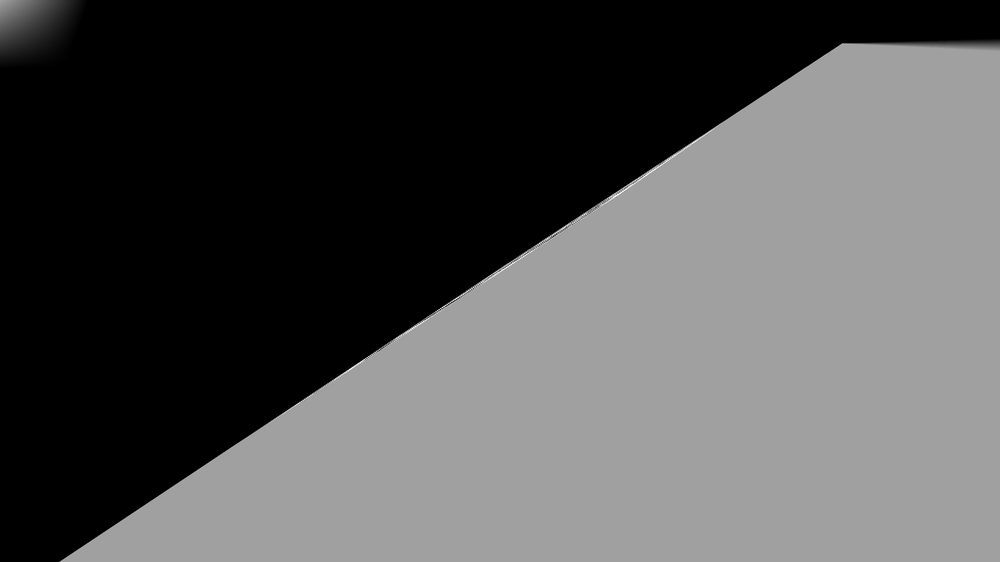
#> input picture Lab_2/HomographyEstimation-master/Results/RANSAC/Affine/00_to_01_Affine.png, 1000 x 562 px, shrunk from 1920 x 1080 before the run, given in place of 00.png, which was not available
$ python homography3.py
#> lines starting #> are read from the running program, lines starting #| are printed output that depends on the picture; pictures that were not available may be replaced by others from this repository, and a replacement may not be noted
# -*- coding: utf-8 -*-
"""
Created on Fri Nov 19 13:24:27 2021

@author: vasil

CODE FOR PART 3 - RANSAC
"""

import cv2
import numpy as np
import getopt
import sys
import random
import scipy.io
from skimage.morphology import binary_dilation
from skimage import io

#
# Read in an image file, errors out if we can't find the file
#
def readImage(filename):
#> called with filename = './DataSet01/00.png'
    img = cv2.imread(filename, 0)
#> img is the input picture: shape (562, 1000); min 0, max 255, mean 81.7
    if img is None:
        print('Invalid image:' + filename)
        return None
    else:
        print('Image successfully read...')
        return img

def _center_and_normalize_points(points):
    n, d = points.shape
    centroid = np.mean(points, axis=0)

    centered = points - centroid
    rms = np.sqrt(np.sum(centered ** 2) / n)

    if rms == 0:
        return np.full((d + 1, d + 1), np.nan), np.full_like(points, np.nan)

    norm_factor = np.sqrt(d) / rms

    part_matrix = norm_factor * np.concatenate(
            (np.eye(d), -centroid[:, np.newaxis]), axis=1
            )
    matrix = np.concatenate(
            (part_matrix, [[0,] * d + [1]]), axis=0
            )

    points_h = np.row_stack([points.T, np.ones(n)])

    new_points_h = (matrix @ points_h).T

    new_points = new_points_h[:, :d]
    new_points /= new_points_h[:, d:]

    return matrix, new_points

# This draws matches and optionally a set of inliers in a different color
def drawMatches(img1, kp1, img2, kp2, matches, inliers = None):
    # Create a new output image that concatenates the two images together
    rows1 = img1.shape[0]
    cols1 = img1.shape[1]
    rows2 = img2.shape[0]
    cols2 = img2.shape[1]

    out = np.zeros((max([rows1,rows2]),cols1+cols2,3), dtype='uint8')

    # Place the first image to the left
    out[:rows1,:cols1,:] = np.dstack([img1, img1, img1])

    # Place the next image to the right of it
    out[:rows2,cols1:cols1+cols2,:] = np.dstack([img2, img2, img2])

    # For each pair of points we have between both images
    # draw circles, then connect a line between them
    for mat in matches:

        # Get the matching keypoints for each of the images
        img1_idx = mat.queryIdx
        img2_idx = mat.trainIdx

        # x - columns, y - rows
        (x1,y1) = kp1[img1_idx].pt
        (x2,y2) = kp2[img2_idx].pt

        inlier = False

        if inliers is not None:
            for i in inliers:
                if i.item(0) == x1 and i.item(1) == y1 and i.item(2) == x2 and i.item(3) == y2:
                    inlier = True

        # Draw a small circle at both co-ordinates
        cv2.circle(out, (int(x1),int(y1)), 4, (255, 0, 0), 1)
        cv2.circle(out, (int(x2)+cols1,int(y2)), 4, (255, 0, 0), 1)

        # Draw a line in between the two points, draw inliers if we have them
        if inliers is not None and inlier:
            cv2.line(out, (int(x1),int(y1)), (int(x2)+cols1,int(y2)), (0, 255, 0), 1)
        elif inliers is not None:
            cv2.line(out, (int(x1),int(y1)), (int(x2)+cols1,int(y2)), (0, 0, 255), 1)

        if inliers is None:
            cv2.line(out, (int(x1),int(y1)), (int(x2)+cols1,int(y2)), (255, 0, 0), 1)

    return out

#
# Runs sift algorithm to find features
#
def findFeatures(img):
    print("Finding Features...")
    sift = cv2.SIFT_create()

    keypoints, descriptors = sift.detectAndCompute(img, None)

    img = cv2.drawKeypoints(img, keypoints,img)
    cv2.imwrite('sift_keypoints.png', img)

    return keypoints, descriptors

#
# Matches features given a list of keypoints, descriptors, and images
#
def matchFeatures(kp1, kp2, desc1, desc2, img1, img2):
    print("Matching Features...")
    matcher = cv2.BFMatcher(cv2.NORM_L2, True)
    matches = matcher.match(desc1, desc2)
    matchImg = drawMatches(img1,kp1,img2,kp2,matches)
    cv2.imwrite('Matches.png', matchImg)
    return matches


#
# Computers a homography from 4-correspondences
#
def computeHomography(matches, model):
    #loop through correspondences and create assemble matrix
    aList = []
    if (model == 'Euclidean'):
        src = np.array(matches)[:,0:2]
        dst = np.array(matches)[:,2:4]
        num = src.shape[0]
        dim = src.shape[1]

        # Compute mean of src and dst.
        src_mean = src.mean(axis=0)
        dst_mean = dst.mean(axis=0)

        # Subtract mean from src and dst.
        src_demean = src - src_mean
        dst_demean = dst - dst_mean

        A = dst_demean.T @ src_demean / num

        A = dst.T @ src

        d = np.ones((dim,), dtype=np.double)
        if np.linalg.det(A) < 0:
            d[dim - 1] = -1

        h = np.eye(dim + 1, dtype=np.double)

        U, S, V = np.linalg.svd(A)

        rank = np.linalg.matrix_rank(A)

        # Computing the Rotation Matrix
        if rank == 0:
            return np.nan * h
        elif rank == dim - 1:
            if np.linalg.det(U) * np.linalg.det(V) > 0:
                h[:dim, :dim] = U @ V
            else:
                s = d[dim - 1]
                d[dim - 1] = -1
                h[:dim, :dim] = U @ np.diag(d) @ V
                d[dim - 1] = s
        else:
            h[:dim, :dim] = U @ np.diag(d) @ V

        # Getting the Transaltion Terms
        h[:dim, dim] = dst_mean - (h[:dim, :dim] @ src_mean.T)
        return h

    elif (model == 'Similarity'):
        src = np.array(matches)[:,0:2]
        dst = np.array(matches)[:,2:4]
        num = src.shape[0]
        dim = src.shape[1]

        # Compute mean of src and dst.
        src_mean = src.mean(axis=0)
        dst_mean = dst.mean(axis=0)

        # Subtract mean from src and dst.
        src_demean = src - src_mean
        dst_demean = dst - dst_mean

        A = dst_demean.T @ src_demean / num

        d = np.ones((dim,), dtype=np.double)
        if np.linalg.det(A) < 0:
            d[dim - 1] = -1

        h = np.eye(dim + 1, dtype=np.double)

        U, S, V = np.linalg.svd(A)

        rank = np.linalg.matrix_rank(A)
        # Computing the Rotation Matrix
        if rank == 0:
            return np.nan * h
        elif rank == dim - 1:
            if np.linalg.det(U) * np.linalg.det(V) > 0:
                h[:dim, :dim] = U @ V
            else:
                s = d[dim - 1]
                d[dim - 1] = -1
                h[:dim, :dim] = U @ np.diag(d) @ V
                d[dim - 1] = s
        else:
            h[:dim, :dim] = U @ np.diag(d) @ V

        # Getting the Scale
        scale = 1.0 / src_demean.var(axis=0).sum() * (S @ d)

        # Getting the Transaltion Terms
        h[:dim, dim] = dst_mean - scale * (h[:dim, :dim] @ src_mean.T)
        h[:dim, :dim] *= scale
        return h
    elif (model == 'Affine'):
        for corr in matches:
            p1 = np.matrix([corr.item(0), corr.item(1), 1]) # first point of the correspondence
            p2 = np.matrix([corr.item(2), corr.item(3), 1]) # second point of the correspondence

            a2 = [0, 0, 0, -p2.item(2) * p1.item(0), -p2.item(2) * p1.item(1), -p2.item(2) * p1.item(2),
                  0, 0,p2.item(1) * p1.item(2)]
            a1 = [-p2.item(2) * p1.item(0), -p2.item(2) * p1.item(1), -p2.item(2) * p1.item(2), 0, 0, 0,
                  0, 0, p2.item(0) * p1.item(2)]
            aList.append(a1)
            aList.append(a2)

        matrixA = np.matrix(aList)

        #svd composition
        u, s, v = np.linalg.svd(matrixA)

        #reshape the min singular value into a 3 by 3 matrix
        # h = np.reshape(v[8], (3, 3)) # getting the least important eigenvalue vector
        h = np.reshape(v[6], (3, 3)) # getting the least important eigenvalue vector

        #normalize and now we have h
        h = (1/h.item(8)) * h
        return h

    elif (model == 'Projection'):
        for corr in matches:

            p1 = np.matrix([corr.item(0), corr.item(1), 1]) # first point of the correspondence
            p2 = np.matrix([corr.item(2), corr.item(3), 1]) # second point of the correspondence

            a2 = [0, 0, 0, -p2.item(2) * p1.item(0), -p2.item(2) * p1.item(1), -p2.item(2) * p1.item(2),
                  p2.item(1) * p1.item(0), p2.item(1) * p1.item(1), p2.item(1) * p1.item(2)]
            a1 = [-p2.item(2) * p1.item(0), -p2.item(2) * p1.item(1), -p2.item(2) * p1.item(2), 0, 0, 0,
                  p2.item(0) * p1.item(0), p2.item(0) * p1.item(1), p2.item(0) * p1.item(2)]
            aList.append(a1)
            aList.append(a2)

        matrixA = np.matrix(aList)

        #svd composition
        u, s, v = np.linalg.svd(matrixA)

        #reshape the min singular value into a 3 by 3 matrix
        h = np.reshape(v[8], (3, 3)) # getting the least important eigenvalue vector
        # 8 because it's the last in the v vector, the least imporant

        #normalize and now we have h
        h = (1/h.item(8)) * h
        return h

def geometricDistance(correspondence, h):

    p1 = np.transpose(np.matrix([correspondence[0].item(0), correspondence[0].item(1), 1]))
    estimatep2 = np.dot(h, p1)
    estimatep2 = (1/estimatep2.item(2))*estimatep2

    p2 = np.transpose(np.matrix([correspondence[0].item(2), correspondence[0].item(3), 1]))
    error = p2 - estimatep2
    return np.linalg.norm(error)

def computeHomographyRANSAC(corr, thresh, model):
    maxInliers = []
    finalH = None
    for i in range(1000):
        #find 4 random points to calculate a homography
        corr1 = corr[random.randrange(0, len(corr))]
        corr2 = corr[random.randrange(0, len(corr))]
        randomFour = np.vstack((corr1, corr2))
        corr3 = corr[random.randrange(0, len(corr))]
        randomFour = np.vstack((randomFour, corr3))
        corr4 = corr[random.randrange(0, len(corr))]
        randomFour = np.vstack((randomFour, corr4))

        #call the homography function on those points
        h = computeHomography(randomFour, model)
        inliers = []

        for i in range(len(corr)):
            d = geometricDistance(corr[i], h)
            if d < 5:
                inliers.append(corr[i])

        if len(inliers) > len(maxInliers):
            maxInliers = inliers
            finalH = h
        print("Corr size: ", len(corr), " NumInliers: ", len(inliers), "Max inliers: ", len(maxInliers))

        if len(maxInliers) > (len(corr)*thresh):
            break
    return finalH, maxInliers

def keyPointMask(img,kp):
    KP=[] # cv2 keypoint format
    for y,x in kp:
        KP.append(cv2.KeyPoint(y,x,100))
    return KP

def reProjErr(corrs, h):
    p1reg = cv2.warpPerspective(corrs[:,0:2],h,corrs[:,0:2].shape)
    hinv = np.linalg.inv(finalH)/np.linalg.inv(h)[2,2]
    p2reg = cv2.warpPerspective(corrs[:,2:4],hinv,corrs[:,2:4].shape)

    p1reg_dist = np.linalg.norm(corrs[:,2:4].T-p1reg)
    p2reg_dist = np.linalg.norm(corrs[:,0:2].T-p2reg)

    return p1reg_dist, p2reg_dist

estimation_thresh = 0.6

p1reg_dist = []
p2reg_dist = []

for im1 in ['00']:
    for im2 in ['01','02','03']:
        if im1 != im2:
            img1name = "./DataSet01/{}.png".format(im1)
            img2name = "./DataSet01/{}.png" .format(im2)

            print("Image 1 Name: " + img1name)
            print("Image 2 Name: " + img2name)

            #query image
            img1 = readImage(img1name)
            #train image
            img2 = readImage(img2name)
#> call 2 of readImage, with filename = './DataSet01/01.png'
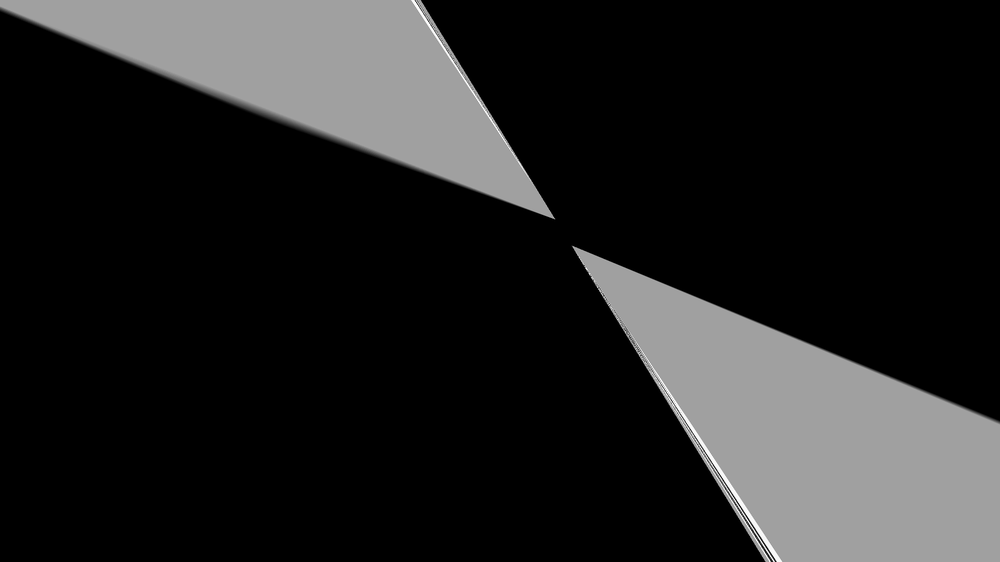
#> input picture Lab_2/HomographyEstimation-master/Results/RANSAC/Affine/00_to_02_Affine.png, 1000 x 562 px, shrunk from 1920 x 1080 before the run, given in place of 01.png, which was not available
#> in readImage, img is the input picture: shape (562, 1000); min 0, max 255, mean 33.4
            rows,cols = img1.shape
#> rows = 562; cols = 1000


            # Step 2
            correspondenceList = []
            for mode in ['Euclidean', 'Similarity', 'Affine', 'Projection']:
                correspondenceList = []
                if img1 is not None and img2 is not None:

                    KP1, desc1 = findFeatures(img1)
                    KP2, desc2 = findFeatures(img2)

                    print ("Found keypoints in " + img1name + ": " + str(len(KP1)))
                    print ("Found keypoints in " + img2name + ": " + str(len(KP2)))
                    keypoints = [KP1,KP2]
                    matches = matchFeatures(KP1, KP2, desc1, desc2, img1, img2)

                    for match in matches:
                        (x1, y1) = keypoints[0][match.queryIdx].pt
                        (x2, y2) = keypoints[1][match.trainIdx].pt
                        correspondenceList.append([x1, y1, x2, y2])

                    corrs = np.matrix(correspondenceList)

                    # #run computeHomography algorithm
                    finalH, inliers = computeHomographyRANSAC(corrs, estimation_thresh, mode)
                    print ("Final homography: ", finalH)

                    # Reprojection Error
                    invH = np.linalg.inv(finalH)/np.linalg.inv(finalH)[2,2]
                    R = []
                    for corr in correspondenceList:
                        # print (corr) # y1-corr[0] x1-corr[1] y2-corr[2] x2-corr[3]
                        a = corr[1] - np.divide(finalH[0,0]*corr[3]+finalH[0,1]*corr[2]+finalH[0,2],
                                                finalH[2,0]*corr[3]+finalH[2,1]*corr[2]+1)
                        b = corr[0] - np.divide(finalH[1,0]*corr[3]+finalH[1,1]*corr[2]+finalH[1,2],
                                                finalH[2,0]*corr[3]+finalH[2,1]*corr[2]+1)
                        c = corr[3] - np.divide(invH[0,0]*corr[1]+invH[0,1]*corr[0]+invH[0,2],
                                                invH[2,0]*corr[1]+invH[2,1]*corr[0]+1)
                        d = corr[2] - np.divide(invH[1,0]*corr[1]+invH[1,1]*corr[0]+invH[1,2],
                                                invH[2,0]*corr[1]+invH[2,1]*corr[0]+1)
                        R.append(np.array([a,b,c,d]))

                    R_arr = np.array(R)
                    R_arr = R_arr.reshape([R_arr.shape[0]*R_arr.shape[1],1])
                    Ere = np.inner(np.array(R),np.array(R))/len(R)
                    Ere = np.dot(R_arr.T,R_arr)/len(R)
                    print ("Final inliers count: ", len(inliers))

                    matchImg = drawMatches(img1,KP1,img2,KP2,matches,inliers)
                    cv2.imwrite('./Results/RANSAC/{}/InlierMatches_{}_to_{}_{}.png'.format(mode,im1,im2,mode), matchImg)

                    f = open('./Results/RANSAC/{}/homography_{}_to_{}_{}.txt'.format(mode,im1,im2,mode), 'w')
                    f.write("Final homography: \n" + str(finalH)+"\n")
                    f.write("Final inliers count: " + str(len(inliers)))
                    f.close()


                    # Actually registering the image
                    dst = cv2.warpPerspective(img1,finalH,(cols,rows))


                    io.imsave('./Results/RANSAC/{}/{}_to_{}_{}.png'.format(mode,im1,im2,mode), dst)

                    f = open('./Results/RANSAC/{},homography_{}_to_{}_{}.txt'.format(mode,im1,im2,mode), 'w')
                    f.write("Final homography: \n" + str(finalH)+"\n")

                    # Reprojection Analysis
                    p1reg_dist.append(reProjErr(corrs, finalH)[0]/255)
                    p2reg_dist.append(reProjErr(corrs, finalH)[1]/255)

                    added_image = cv2.cvtColor(img2,cv2.COLOR_GRAY2RGB)
                    added_image[:,:,1] = dst
                    added_image[:,:,2] = dst
                    # added_image = cv2.addWeighted(img2,0.4,dst,0.1,0)
                    io.imsave('./Results/RANSAC/{}/overlay_{}_to_{}_{}.png'.format(mode,im1,im2,mode), added_image)
#> this loop made 4 passes
#| Found keypoints in ./DataSet01/00.png: 16
#| Found keypoints in ./DataSet01/01.png: 38
#> (further printed lines are left out)
#> pass 1, in matchFeatures, `matchImg = drawMatches(img1,kp1,img2,kp2,matches)`:
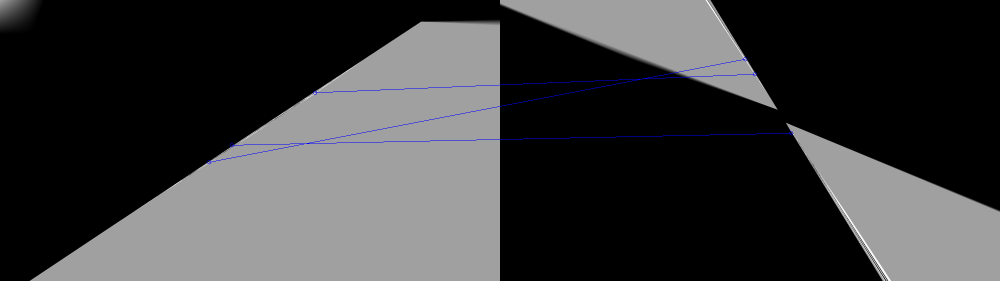
#> matchImg: shape (562, 2000, 3) (shown at 1/2 size); mean of channels 0, 1, 2 58, 57.3, 57.3; drawn as B, G, R
#> after the loop:
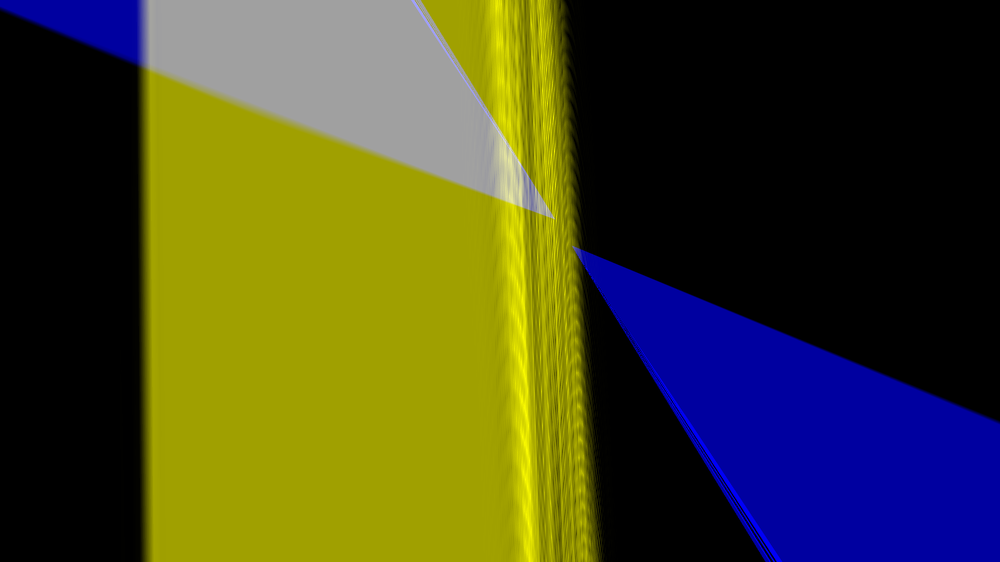
#> added_image: shape (562, 1000, 3); mean B, G, R 33.4, 69.9, 69.9
#> after the loop, p1reg_dist = [3.82, 3.82, 3.82, 3.82]; p2reg_dist = [3.94, 3.94, 3.94, 3.94]

print('Projecting matching points from im1 onto im2, errors:{}'.format(p1reg_dist))
print('Projecting matching points from im2 onto im1, errors:{}'.format(p2reg_dist))
